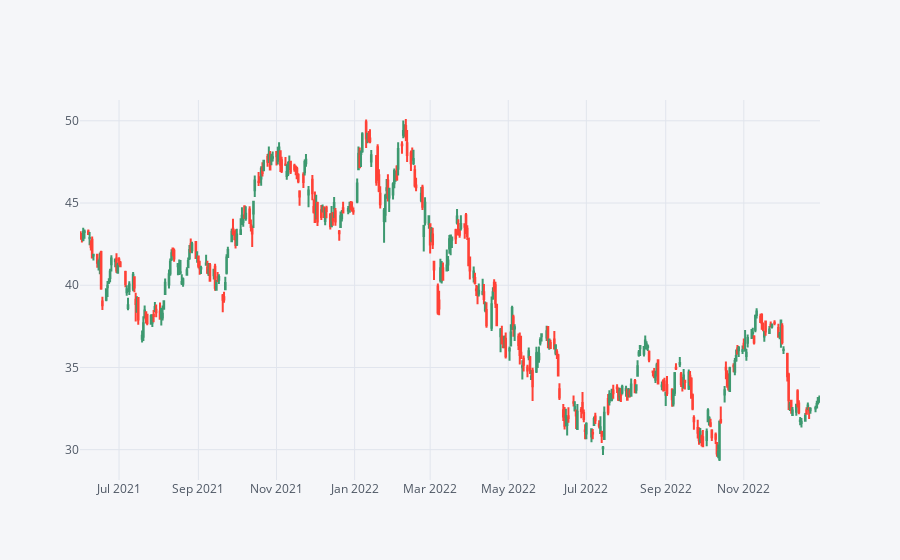

Source (notebook cell):
### Markdown cell above
# Candle plot of Bank of America's stock from Jan 1st 2021 to Jan 1st 2023:

### Code cell
BAC[['Open', 'High', 'Low', 'Close']].loc['2021-06-01':'2023-01-01'].iplot(kind='candle',)

### Figure 1 — Plotly figure (JSON) as saved in the notebook; plotly's stock layout.template omitted (floating-point values rounded to 4 significant figures; data arrays with more than 128 entries replaced by an {"elided": "..."} marker saying what was removed)
{"data": [{"close": {"elided": "401 float values"}, "high": {"elided": "401 float values"}, "low": {"elided": "401 float values"}, "open": {"elided": "401 float values"}, "showlegend": false, "type": "candlestick", "x": {"elided": "401 str values"}, "yaxis": "y2"}], "layout": {"legend": {"bgcolor": "#F5F6F9", "font": {"color": "#4D5663"}}, "paper_bgcolor": "#F5F6F9", "plot_bgcolor": "#F5F6F9", "title": {"font": {"color": "#4D5663"}}, "xaxis": {"gridcolor": "#E1E5ED", "rangeslider": {"visible": false}, "showgrid": true, "tickfont": {"color": "#4D5663"}, "title": {"font": {"color": "#4D5663"}, "text": ""}, "zerolinecolor": "#E1E5ED"}, "yaxis": {"gridcolor": "#E1E5ED", "showgrid": true, "showticklabels": false, "tickfont": {"color": "#4D5663"}, "title": {"font": {"color": "#4D5663"}, "text": ""}, "zerolinecolor": "#E1E5ED"}, "yaxis2": {"gridcolor": "#E1E5ED", "showgrid": true, "tickfont": {"color": "#4D5663"}, "title": {"font": {"color": "#4D5663"}, "text": ""}, "zerolinecolor": "#E1E5ED"}}}
